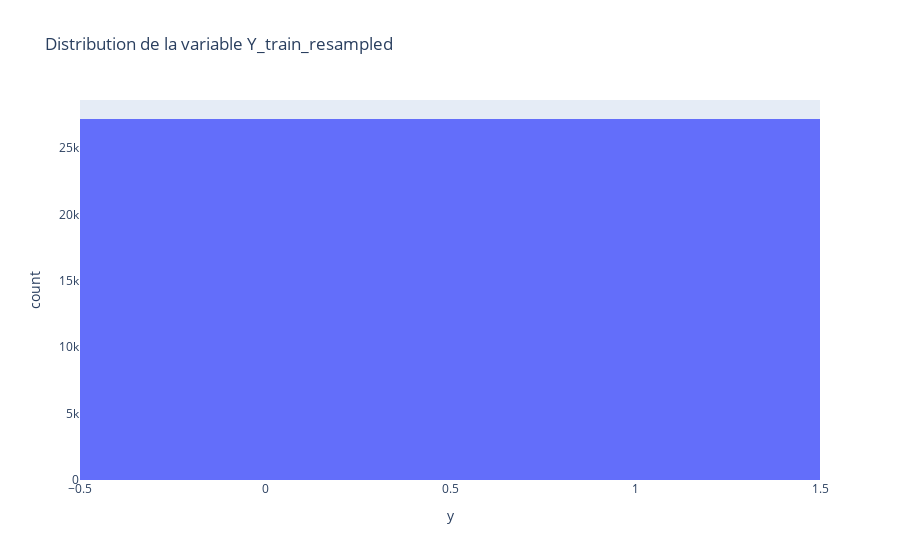

The code cell stored with this chart in its notebook:
### Code cell
#Observation de la distribution sur Y_train
df = pd.DataFrame(y_train_resampled, columns = ["y"])
fig = px.histogram(df, 
                   x="y",
                  title="Distribution de la variable Y_train_resampled")
fig.show()

### Figure 1 — Plotly figure (JSON) as saved in the notebook; plotly's stock layout.template omitted (floating-point values rounded to 4 significant figures; data arrays with more than 128 entries replaced by an {"elided": "..."} marker saying what was removed)
{"data": [{"alignmentgroup": "True", "bingroup": "x", "hovertemplate": "y=%{x}<br>count=%{y}<extra></extra>", "legendgroup": "", "marker": {"color": "#636efa", "pattern": {"shape": ""}}, "name": "", "offsetgroup": "", "orientation": "v", "showlegend": false, "type": "histogram", "x": {"elided": "54390 int values"}, "xaxis": "x", "yaxis": "y"}], "layout": {"barmode": "relative", "legend": {"tracegroupgap": 0}, "title": {"text": "Distribution de la variable Y_train_resampled"}, "xaxis": {"anchor": "y", "domain": [0, 1], "title": {"text": "y"}}, "yaxis": {"anchor": "x", "domain": [0, 1], "title": {"text": "count"}}}}
